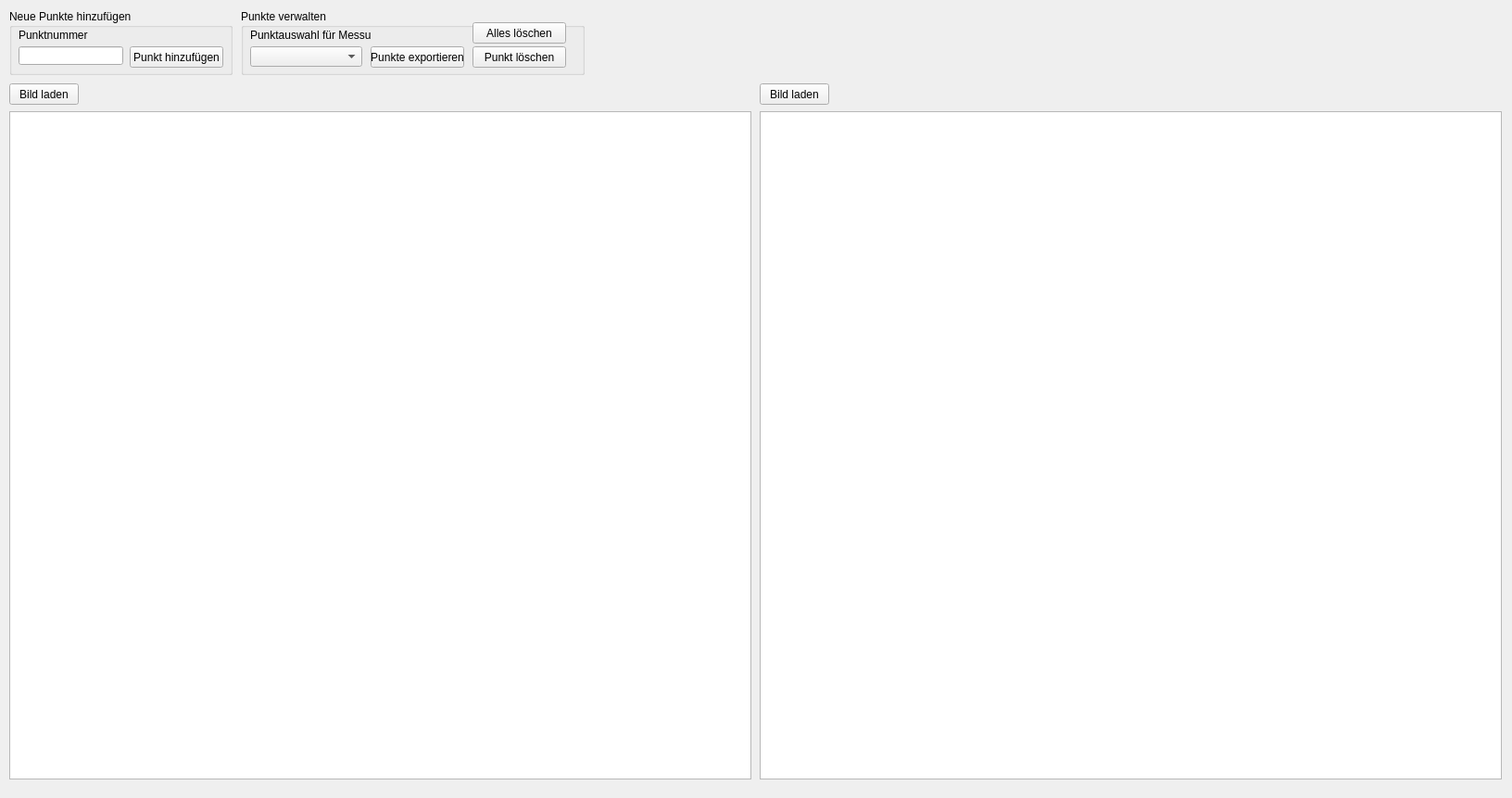
<?xml version="1.0" encoding="UTF-8"?>
<ui version="4.0">
 <class>StereoMeasurementTool</class>
 <widget class="QWidget" name="StereoMeasurementTool">
  <property name="geometry">
   <rect>
    <x>0</x>
    <y>0</y>
    <width>1632</width>
    <height>861</height>
   </rect>
  </property>
  <property name="windowTitle">
   <string>(Stereo-) Bildmesstool</string>
  </property>
  <widget class="QGroupBox" name="gb_add_points">
   <property name="geometry">
    <rect>
     <x>10</x>
     <y>10</y>
     <width>241</width>
     <height>71</height>
    </rect>
   </property>
   <property name="title">
    <string>Neue Punkte hinzufügen</string>
   </property>
   <widget class="QPushButton" name="pbn_add_point">
    <property name="geometry">
     <rect>
      <x>130</x>
      <y>40</y>
      <width>101</width>
      <height>23</height>
     </rect>
    </property>
    <property name="text">
     <string>Punkt hinzufügen</string>
    </property>
   </widget>
   <widget class="QLineEdit" name="led_pt_number">
    <property name="geometry">
     <rect>
      <x>10</x>
      <y>40</y>
      <width>113</width>
      <height>20</height>
     </rect>
    </property>
   </widget>
   <widget class="QLabel" name="lbl_pt_number">
    <property name="geometry">
     <rect>
      <x>10</x>
      <y>20</y>
      <width>111</width>
      <height>16</height>
     </rect>
    </property>
    <property name="text">
     <string>Punktnummer</string>
    </property>
   </widget>
  </widget>
  <widget class="QGroupBox" name="gp_point_manager">
   <property name="geometry">
    <rect>
     <x>260</x>
     <y>10</y>
     <width>371</width>
     <height>71</height>
    </rect>
   </property>
   <property name="title">
    <string>Punkte verwalten</string>
   </property>
   <widget class="QComboBox" name="cb_point_list">
    <property name="geometry">
     <rect>
      <x>10</x>
      <y>40</y>
      <width>121</width>
      <height>22</height>
     </rect>
    </property>
   </widget>
   <widget class="QPushButton" name="pbn_save">
    <property name="geometry">
     <rect>
      <x>140</x>
      <y>40</y>
      <width>101</width>
      <height>23</height>
     </rect>
    </property>
    <property name="text">
     <string>Punkte exportieren</string>
    </property>
   </widget>
   <widget class="QLabel" name="lbl_point_list">
    <property name="geometry">
     <rect>
      <x>10</x>
      <y>20</y>
      <width>131</width>
      <height>16</height>
     </rect>
    </property>
    <property name="text">
     <string>Punktauswahl für Messung</string>
    </property>
   </widget>
   <widget class="QPushButton" name="pbn_erase_point">
    <property name="geometry">
     <rect>
      <x>250</x>
      <y>40</y>
      <width>101</width>
      <height>23</height>
     </rect>
    </property>
    <property name="text">
     <string>Punkt löschen</string>
    </property>
   </widget>
   <widget class="QPushButton" name="pbn_erase_all">
    <property name="geometry">
     <rect>
      <x>250</x>
      <y>14</y>
      <width>101</width>
      <height>23</height>
     </rect>
    </property>
    <property name="text">
     <string>Alles löschen</string>
    </property>
   </widget>
  </widget>
  <widget class="QGraphicsView" name="gv_left">
   <property name="geometry">
    <rect>
     <x>10</x>
     <y>120</y>
     <width>801</width>
     <height>721</height>
    </rect>
   </property>
  </widget>
  <widget class="QPushButton" name="pbn_load_img_left">
   <property name="geometry">
    <rect>
     <x>10</x>
     <y>90</y>
     <width>75</width>
     <height>23</height>
    </rect>
   </property>
   <property name="text">
    <string>Bild laden</string>
   </property>
  </widget>
  <widget class="QGraphicsView" name="gv_right">
   <property name="geometry">
    <rect>
     <x>820</x>
     <y>120</y>
     <width>801</width>
     <height>721</height>
    </rect>
   </property>
  </widget>
  <widget class="QPushButton" name="pbn_load_img_right">
   <property name="geometry">
    <rect>
     <x>820</x>
     <y>90</y>
     <width>75</width>
     <height>23</height>
    </rect>
   </property>
   <property name="text">
    <string>Bild laden</string>
   </property>
  </widget>
 </widget>
 <resources/>
 <connections/>
</ui>
